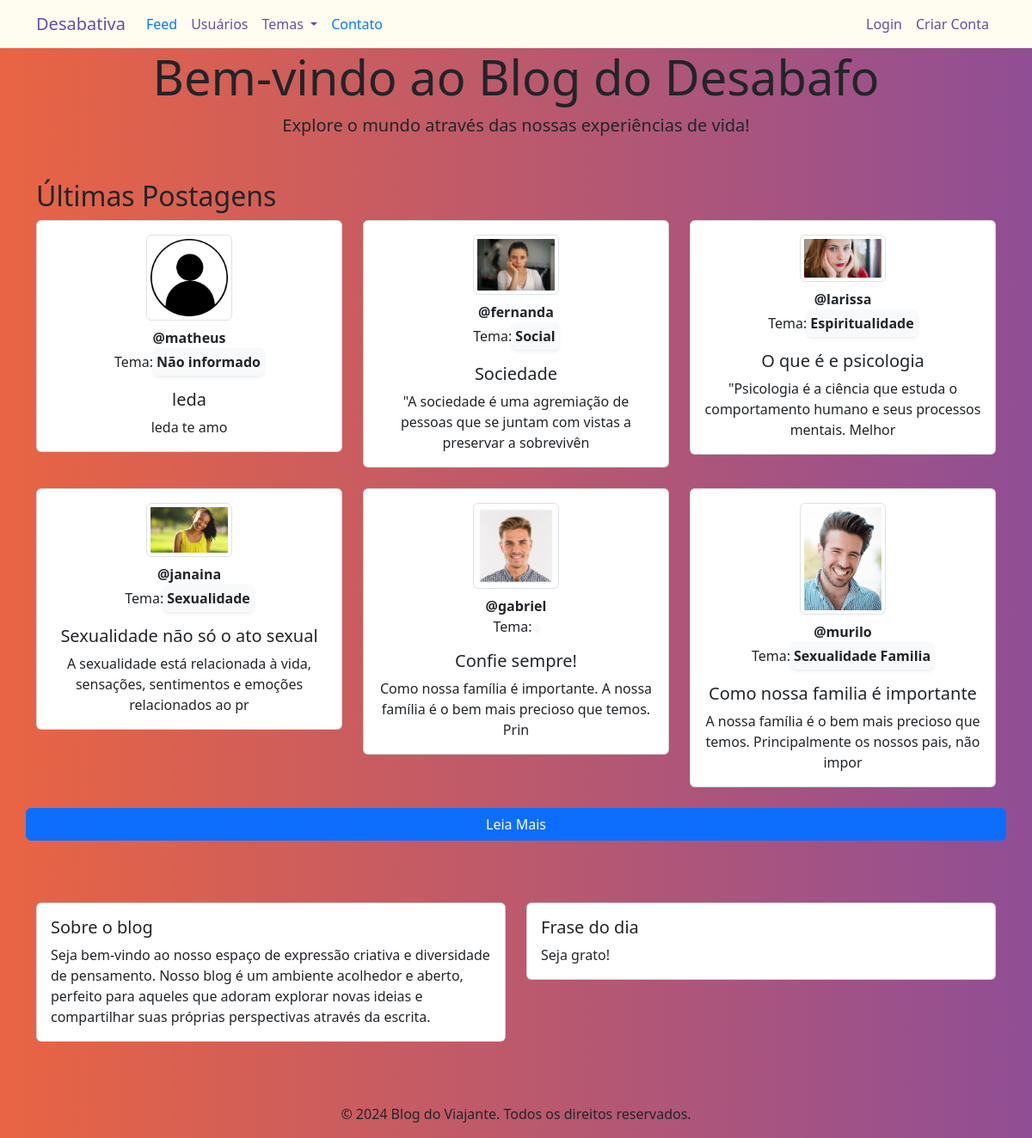
The page / on the database its author committed.
### blog/models.py (models this page shows, shortened)
class Post(db.Model):
    __tablename__ = 'post'
    id = db.Column(db.Integer, primary_key=True)
    titulo = db.Column(db.String(100), nullable=False)
    conteudo = db.Column(db.Text, nullable=False)
    data_criacao = db.Column(db.DateTime, nullable=False, default=datetime.utcnow)
    autor_id = db.Column(db.Integer, db.ForeignKey('usuario.id'), nullable=False)
    tema = db.Column(db.String(100), nullable=False)

class Usuario(db.Model, UserMixin):
    __tablename__ = 'usuario'
    id = db.Column(db.Integer, primary_key=True)
    username = db.Column(db.String(100), unique=True, nullable=False)
    email = db.Column(db.String(100), unique=True, nullable=False)
    senha = db.Column(db.String(100), nullable=False)
    posts = db.relationship('Post', backref='autor', lazy=True)
    foto_perfil = db.Column(db.String, default='default.jpg')  # Caminho para a foto de perfil
    temas = db.Column(db.String, nullable=False, default='Não informado')

### blog/routes.py (the view)
@app.route("/")
def home():
    posts = Post.query.order_by(Post.data_criacao.desc()).limit(6).all()
    return render_template('home.html', posts=posts, temas_disponiveis=temas_disponiveis)

### blog/templates/home.html (shortened to what this page needs)
{% extends 'base.html' %}
{% block body %}
<body>
    <header class="jumbotron jumbotron-fluid text-center">
        <div class="container">
            <h1 class="display-4">Bem-vindo ao Blog do Desabafo</h1>
            <p class="lead">Explore o mundo através das nossas experiências de vida!</p>
        </div>
    </header>
<body>
    <div class="container mt-5">
    <h2>Últimas Postagens</h2>
    <div class="row">
        {% for group in posts|batch(6) %}
        {% for post in group %}
        <div class="col-md-4">
            <div class="card mb-4">
                <div class="card-body d-flex flex-column justify-content-center align-items-center">
                    <img src="{{ url_for('static', filename='fotos_perfil/{}'.format(post.autor.foto_perfil)) }}" alt="..." width="100" class="rounded mb-2 img-thumbnail">
                    <strong class="text-center">@{{ post.autor.username}}</strong>
                    <div class="d-flex justify-content-center align-items-center mb-3">
                        <p class="mb-0">Tema:  </p>
                        <div class="p-1 rounded shadow-sm bg-light">
                            <strong class="font-italic mb-0">  {{ post.autor.temas }}</strong>
                        </div>
                    </div>
                    <h5 class="card-title text-center">
                        {{ post.titulo }}
                    </h5>
                    <p class="card-text text-center">
                        {{ post.conteudo[:90] }}
                    </p>
                </div>
            </div>
        </div>
        {% endfor %}
        {% endfor %}
        <a href="{{ url_for('feed') }}" class="btn btn-primary">Leia Mais</a>
    </div>
</div><br>
    <div class="container mt-5">
        <div class="row">
            <div class="col-md-6">
                <div class="card mb-4">
                    <div class="card-body">
                        <h5 class="card-title">Sobre o blog</h5>
                        <p class="card-text">Seja bem-vindo ao nosso espaço de expressão criativa e diversidade de pensamento. Nosso blog é um ambiente acolhedor e aberto, perfeito para aqueles que adoram explorar novas ideias e compartilhar suas próprias perspectivas através da escrita.</p>
                    </div>
                </div>
            </div>
            <div class="col-md-6">
                <div class="card mb-4">
                    <div class="card-body">
                        <h5 class="card-title">Frase do dia</h5>
                        <p class="card-text">Seja grato!</p>
                    </div>
                </div>
            </div>
        </div>
    </div>
    <footer class="container mt-5 text-center">
        <p>&copy; 2024 Blog do Viajante. Todos os direitos reservados.</p>
    </footer>
</body>
{% endblock %}

### blog/templates/base.html (shortened to what this page needs)
<!DOCTYPE html>
<html lang="pt-br">
<head>
    <link href="https://cdn.jsdelivr.net/npm/bootstrap@5.3.3/dist/css/bootstrap.min.css" rel="stylesheet">
    <link rel="stylesheet" type="text/css" href="{{ url_for('static', filename='main.css') }}">
</head>
<body>
<nav class="navbar navbar-expand-lg bg-body-tertiary">
  <div class="container-fluid container">
    <a class="navbar-brand" href="{{ url_for('home') }}">Desabativa</a>
    <div class="collapse navbar-collapse" id="navbarSupportedContent">
      <ul class="navbar-nav me-auto mb-2 mb-lg-0">
        <li class="nav-item">
          <a class="nav-link active" aria-current="page" href="{{ url_for('feed') }}">Feed</a>
        </li>
        <li class="nav-item">
          <a class="nav-link" href="{{ url_for('usuarios') }}">Usuários</a>
        </li>
        <li class="nav-item dropdown">
          <a class="nav-link dropdown-toggle" href="#" role="button" data-bs-toggle="dropdown" aria-expanded="false">
            Temas
          </a>
        </li>
        <li class="nav-item">
          <a class="nav-link active" role="button" aria-disabled="true" href="{{ url_for('contato') }}">Contato</a>
        </li>
      </ul>
      <ul class="d-flex navbar-nav">
        {% if current_user.is_authenticated %}
          <li class="nav-item">
            <a class="nav-link" href="{{ url_for('criar_post') }}">Criar Post</a>
          </li>
          <li class="nav-item">
            <a class="nav-link" href="{{ url_for('perfil') }}">Meu Perfil</a>
          </li>
          <li class="nav-item">
            <a class="nav-link" href="{{ url_for('sair') }}">Sair</a>
          </li>
        {% else %}
          <li class="nav-item">
            <a class="nav-link" href="{{ url_for('login') }}">Login</a>
          </li>
          <li class="nav-item">
            <a class="nav-link" href="{{ url_for('criarconta') }}">Criar Conta</a>
          </li>
        {% endif %}
      </ul>
    </div>
  </div>
</nav>
    {% block body %}
    {% endblock %}
</body>
</html>

### blog/static/main.css (style rules this page uses)
body { background: #654ea3; background: linear-gradient(to right, #e96443, #904e95); min-height: 100vh; overflow-x:hidden; }

### blog/templates/base.html (style rules this page uses)
body { background: linear-gradient(to right, #c9c693, #d9d5a2, #e9e5b1, #f9f5c0, #fffd0); min-height: 100vh; overflow-x:hidden; }
.navbar { background-color: #fffdf0 !important; }
.nav-link { color: #654ea3 !important; }
.navbar-brand { color: #654ea3 !important; }
.nav-link.active { color: #007bff !important; }

### rows shown on the page
Post: foto_perfil (placeholder picture), autor.username "matheus", autor.temas "Não informado", titulo "leda", conteudo "leda te amo"
Post: foto_perfil (picture), autor.username "fernanda", autor.temas "Social", titulo "Sociedade", conteudo "\"A sociedade é uma agremiação de pessoas que se juntam com vistas a preservar a sobrevivên"
Post: foto_perfil (picture), autor.username "larissa", autor.temas "Espiritualidade", titulo "O que é e psicologia", conteudo "\"Psicologia é a ciência que estuda o comportamento humano e seus processos mentais. Melhor"
Post: foto_perfil (picture), autor.username "janaina", autor.temas "Sexualidade", titulo "Sexualidade não só o ato sexual", conteudo "A sexualidade está relacionada à vida, sensações, sentimentos e emoções relacionados ao pr"
Post: foto_perfil (picture), autor.username "gabriel", titulo "Confie sempre!", conteudo "Como nossa família é importante. A nossa família é o bem mais precioso que temos. Prin"
Post: foto_perfil (picture), autor.username "murilo", autor.temas "Sexualidade Familia", titulo "Como nossa familia é importante", conteudo "A nossa família é o bem mais precioso que temos. Principalmente os nossos pais, não impor"
